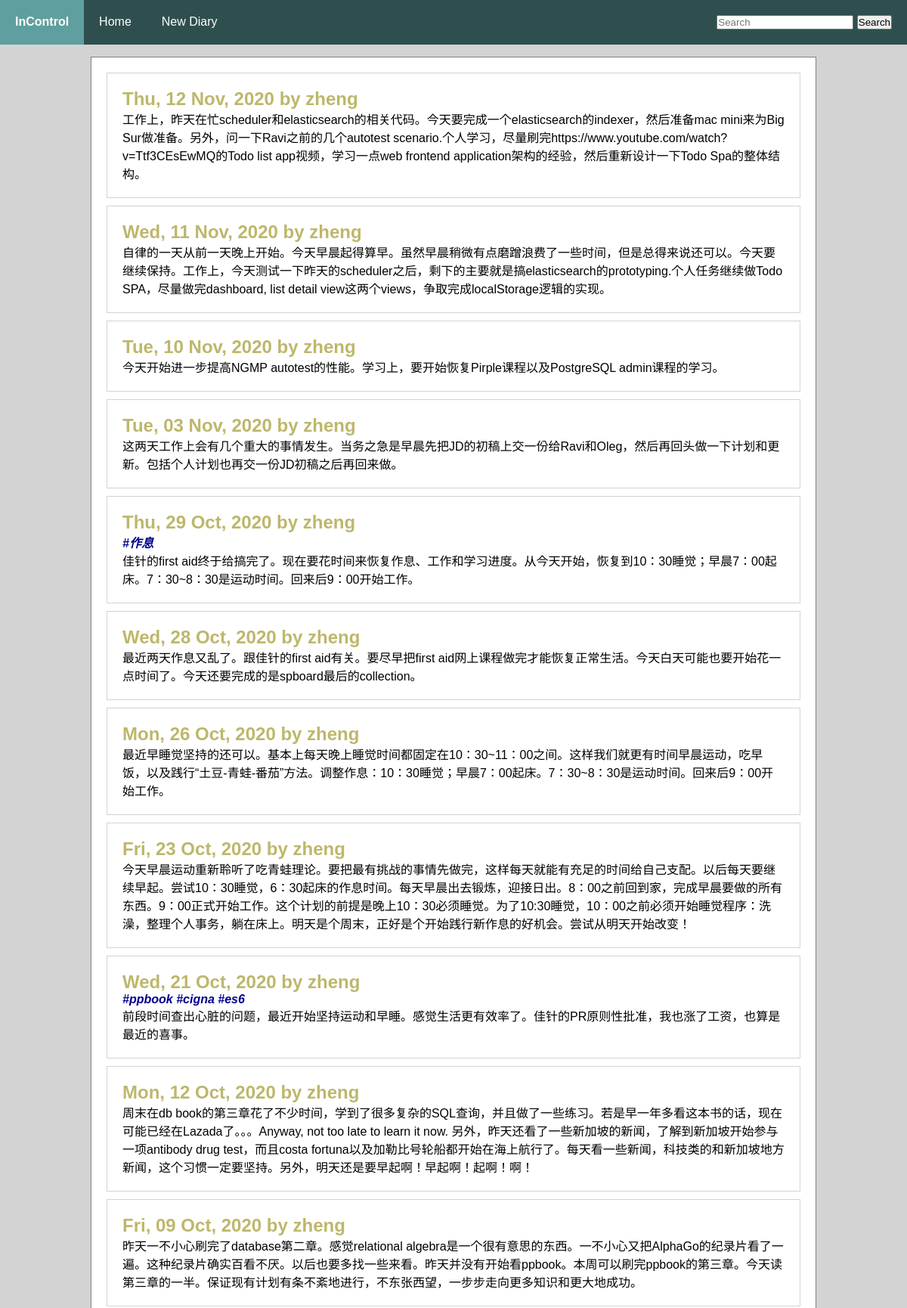
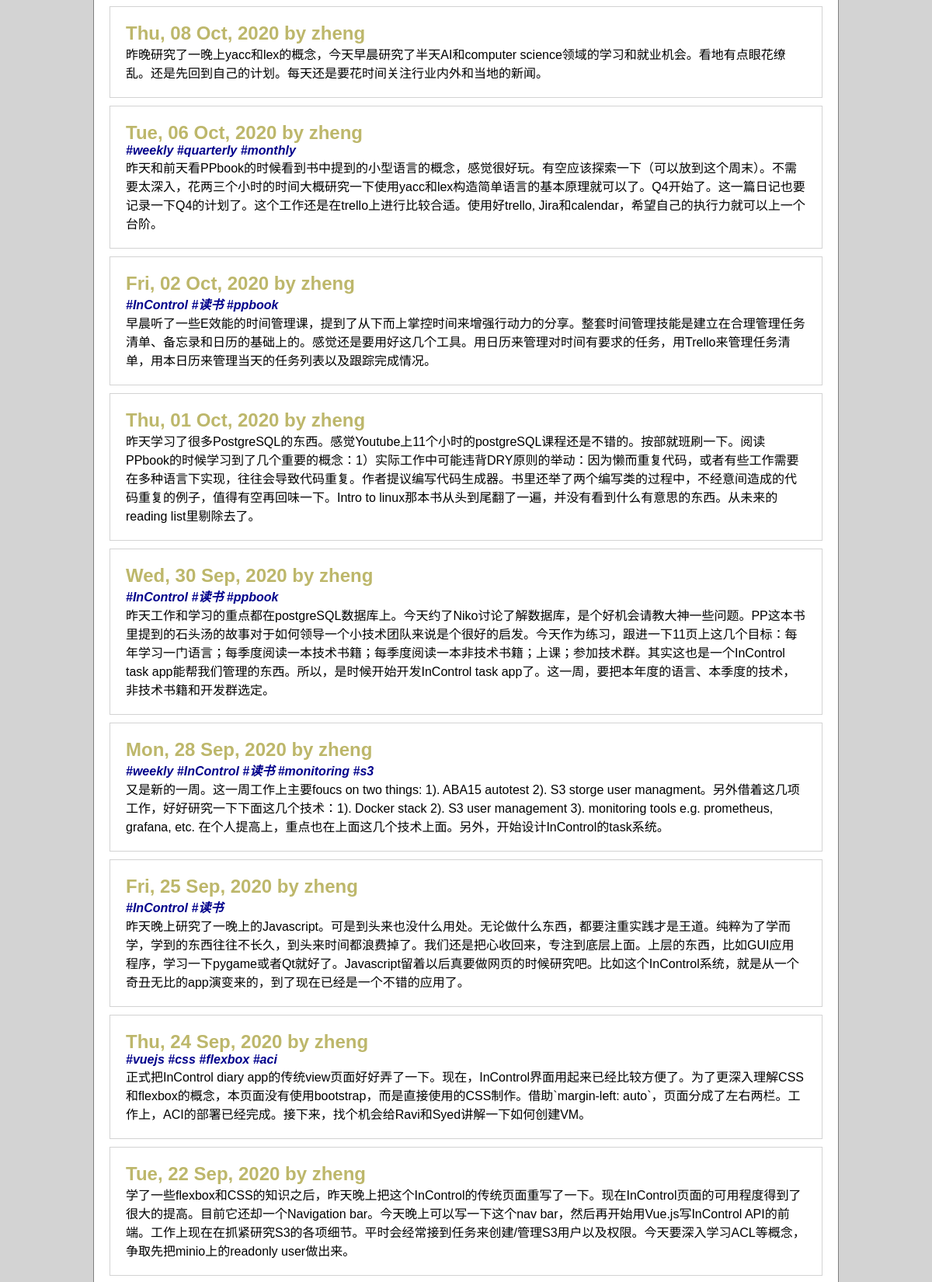
Screenshot of /diary/ (upper part) with the database file from the repository (2 pictures, top to bottom).
### diary/models.py (models this page shows, shortened)
class Diary(models.Model):
    author = models.ForeignKey(User, on_delete=models.CASCADE)
    body = models.TextField()
    created_at = models.DateTimeField(auto_now_add=True)
    updated_at = models.DateTimeField(auto_now=True)
    tags = models.ManyToManyField(Tag)
    def summary(self):
        return self.body.split('\n')[0]
    def get_tags(self):
        return list(self.tags.all())

class Tag(models.Model):
    name = models.CharField(max_length=100, unique=True)

### diary/views.py (the view)
# urls.py: path('', views.DiaryListView.as_view(), name="diary-list"),
class DiaryListView(ListView):
    model = Diary
    paginated_by = 10
    ordering = ['-created_at']

### diary/templates/diary/diary_list.html
{% extends "diary/base.html" %}
{% block content %}
{% for diary in diary_list %}
<div class="diary-list-item">
  <h2>
    <a href="{% url 'diary-detail' diary.pk  %}">{{ diary.created_at | date:"D, d M, Y"}} by {{ diary.author.username }}</a>
  </h2>
  <p>{% for tag in diary.get_tags %}<span class="tag">#{{tag.name}} </span>{% endfor %}</p>
  <p>{{ diary.summary }}</p>
</div>
{% endfor %}
{% endblock %}

### diary/templates/diary/base.html (shortened to what this page needs)
{% load static %}
<!doctype html>
<html lang="en">
  <head>
    <link rel="stylesheet" href="{% static 'diary/style.css' %}">
  </head>
  <body>
    <nav class="navbar">
      <div class="navbar-item navbar-brand">
        <a href="{% url 'index' %}">InControl</a>
      </div>
      <ul>
        <li class="navbar-item"><a href="{% url 'index' %}">Home</a></li>
        <li class="navbar-item"><a href="{% url 'diary-create' %}">New Diary</a></li>
      </ul>
      <div class="navbar-searchbox">
        <form>
          <input type="text" placeholder="Search">
          <button type="submit">Search</button>
        </form>
      </div>
    </nav>
    <main role="main" class="app">
      {% block content %}
      {% endblock %}
    </main>
  </body>
</html>

### diary/static/diary/style.css (style rules this page uses)
* { box-sizing: border-box; padding: 0; margin: 0; }
h2 { color: #BDB76B; }
body { background-color: lightgray; font-family: Arial, "Microsoft YaHei", sans-serif; }
.navbar { display: flex; flex-flow: row wrap; justify-content: flex-start; background-color: #2f4f4f; color: white; }
.navbar ul { list-style-type: none; display: contents; }
.navbar-item { padding: 20px; }
.navbar-brand { font-weight: bolder; }
.navbar-item a { text-decoration: none; color: inherit; }
.navbar-searchbox { padding: 20px; margin-left: auto; }
.app { margin: auto; border: 1px solid gray; background-color: #fff; width: 80%; height: auto; margin-top: 1em; padding: 20px; }
.diary-list-item { box-sizing: border-box; border: 1px solid lightgray; padding: 20px; margin-bottom: 10px; }
.diary-list-item a { text-decoration: none; color: inherit; }
.tag { color: darkblue; font-weight: bold; font-style: italic; }

### rows the page displays
Diary: created_at "Thu, 12 Nov, 2020", author.username "zheng", summary "工作上，昨天在忙scheduler和elasticsearch的相关代码。今天要完成一个elasticsearch的indexer，然后准备mac mini来为Big Sur做准备。另外，问一下Ravi之前的几个autotest scenario.个人学习，尽量刷完https://www.youtube.com/watch?v=Ttf3CEsEwMQ的Todo list app视频，学习一点web frontend application架构的经验，然后重新设计一下Todo Spa的整体结构。"
Diary: created_at "Wed, 11 Nov, 2020", author.username "zheng", summary "自律的一天从前一天晚上开始。今天早晨起得算早。虽然早晨稍微有点磨蹭浪费了一些时间，但是总得来说还可以。今天要继续保持。工作上，今天测试一下昨天的scheduler之后，剩下的主要就是搞elasticsearch的prototyping.个人任务继续做Todo SPA，尽量做完dashboard, list detail view这两个views，争取完成localStorage逻辑的实现。"
Diary: created_at "Tue, 10 Nov, 2020", author.username "zheng", summary "今天开始进一步提高NGMP autotest的性能。学习上，要开始恢复Pirple课程以及PostgreSQL admin课程的学习。"
Diary: created_at "Tue, 03 Nov, 2020", author.username "zheng", summary "这两天工作上会有几个重大的事情发生。当务之急是早晨先把JD的初稿上交一份给Ravi和Oleg，然后再回头做一下计划和更新。包括个人计划也再交一份JD初稿之后再回来做。"
Diary: created_at "Thu, 29 Oct, 2020", author.username "zheng", summary "佳针的first aid终于给搞完了。现在要花时间来恢复作息、工作和学习进度。从今天开始，恢复到10：30睡觉；早晨7：00起床。7：30~8：30是运动时间。回来后9：00开始工作。"
Tag: name "作息"
Diary: created_at "Wed, 28 Oct, 2020", author.username "zheng", summary "最近两天作息又乱了。跟佳针的first aid有关。要尽早把first aid网上课程做完才能恢复正常生活。今天白天可能也要开始花一点时间了。今天还要完成的是spboard最后的collection。"
Diary: created_at "Mon, 26 Oct, 2020", author.username "zheng", summary "最近早睡觉坚持的还可以。基本上每天晚上睡觉时间都固定在10：30~11：00之间。这样我们就更有时间早晨运动，吃早饭，以及践行“土豆-青蛙-番茄”方法。调整作息：10：30睡觉；早晨7：00起床。7：30~8：30是运动时间。回来后9：00开始工作。"
Diary: created_at "Fri, 23 Oct, 2020", author.username "zheng", summary "今天早晨运动重新聆听了吃青蛙理论。要把最有挑战的事情先做完，这样每天就能有充足的时间给自己支配。以后每天要继续早起。尝试10：30睡觉，6：30起床的作息时间。每天早晨出去锻炼，迎接日出。8：00之前回到家，完成早晨要做的所有东西。9：00正式开始工作。这个计划的前提是晚上10：30必须睡觉。为了10:30睡觉，10：00之前必须开始睡觉程序：洗澡，整理个人事务，躺在床上。明天是个周末，正好是个开始践行新作息的好机会。尝试从明天开始改变！"
Diary: created_at "Wed, 21 Oct, 2020", author.username "zheng", summary "前段时间查出心脏的问题，最近开始坚持运动和早睡。感觉生活更有效率了。佳针的PR原则性批准，我也涨了工资，也算是最近的喜事。"
Tag: name "ppbook"
Tag: name "cigna"
Tag: name "es6"
Diary: created_at "Mon, 12 Oct, 2020", author.username "zheng", summary "周末在db book的第三章花了不少时间，学到了很多复杂的SQL查询，并且做了一些练习。若是早一年多看这本书的话，现在可能已经在Lazada了。。。Anyway, not too late to learn it now. 另外，昨天还看了一些新加坡的新闻，了解到新加坡开始参与一项antibody drug test，而且costa fortuna以及加勒比号轮船都开始在海上航行了。每天看一些新闻，科技类的和新加坡地方新闻，这个习惯一定要坚持。另外，明天还是要早起啊！早起啊！起啊！啊！"
Diary: created_at "Fri, 09 Oct, 2020", author.username "zheng", summary "昨天一不小心刷完了database第二章。感觉relational algebra是一个很有意思的东西。一不小心又把AlphaGo的纪录片看了一遍。这种纪录片确实百看不厌。以后也要多找一些来看。昨天并没有开始看ppbook。本周可以刷完ppbook的第三章。今天读第三章的一半。保证现有计划有条不紊地进行，不东张西望，一步步走向更多知识和更大地成功。"
Diary: created_at "Thu, 08 Oct, 2020", author.username "zheng", summary "昨晚研究了一晚上yacc和lex的概念，今天早晨研究了半天AI和computer science领域的学习和就业机会。看地有点眼花缭乱。还是先回到自己的计划。每天还是要花时间关注行业内外和当地的新闻。"
Diary: created_at "Tue, 06 Oct, 2020", author.username "zheng", summary "昨天和前天看PPbook的时候看到书中提到的小型语言的概念，感觉很好玩。有空应该探索一下（可以放到这个周末）。不需要太深入，花两三个小时的时间大概研究一下使用yacc和lex构造简单语言的基本原理就可以了。Q4开始了。这一篇日记也要记录一下Q4的计划了。这个工作还是在trello上进行比较合适。使用好trello, Jira和calendar，希望自己的执行力就可以上一个台阶。"
Tag: name "weekly"
Tag: name "quarterly"
Tag: name "monthly"
Diary: created_at "Fri, 02 Oct, 2020", author.username "zheng", summary "早晨听了一些E效能的时间管理课，提到了从下而上掌控时间来增强行动力的分享。整套时间管理技能是建立在合理管理任务清单、备忘录和日历的基础上的。感觉还是要用好这几个工具。用日历来管理对时间有要求的任务，用Trello来管理任务清单，用本日历来管理当天的任务列表以及跟踪完成情况。"
Tag: name "InControl"
Tag: name "读书"
Diary: created_at "Thu, 01 Oct, 2020", author.username "zheng", summary "昨天学习了很多PostgreSQL的东西。感觉Youtube上11个小时的postgreSQL课程还是不错的。按部就班刷一下。阅读PPbook的时候学习到了几个重要的概念：1）实际工作中可能违背DRY原则的举动：因为懒而重复代码，或者有些工作需要在多种语言下实现，往往会导致代码重复。作者提议编写代码生成器。书里还举了两个编写类的过程中，不经意间造成的代码重复的例子，值得有空再回味一下。Intro to linux那本书从头到尾翻了一遍，并没有看到什么有意思的东西。从未来的reading list里剔除去了。"
Diary: created_at "Wed, 30 Sep, 2020", author.username "zheng", summary "昨天工作和学习的重点都在postgreSQL数据库上。今天约了Niko讨论了解数据库，是个好机会请教大神一些问题。PP这本书里提到的石头汤的故事对于如何领导一个小技术团队来说是个很好的启发。今天作为练习，跟进一下11页上这几个目标：每年学习一门语言；每季度阅读一本技术书籍；每季度阅读一本非技术书籍；上课；参加技术群。其实这也是一个InControl task app能帮我们管理的东西。所以，是时候开始开发InControl task app了。这一周，要把本年度的语言、本季度的技术，非技术书籍和开发群选定。"
Diary: created_at "Mon, 28 Sep, 2020", author.username "zheng", summary "又是新的一周。这一周工作上主要foucs on two things: 1). ABA15 autotest 2). S3 storge user managment。另外借着这几项工作，好好研究一下下面这几个技术：1). Docker stack 2). S3 user management 3). monitoring tools e.g. prometheus, grafana, etc. 在个人提高上，重点也在上面这几个技术上面。另外，开始设计InControl的task系统。"
Tag: name "monitoring"
Tag: name "s3"
Diary: created_at "Fri, 25 Sep, 2020", author.username "zheng", summary "昨天晚上研究了一晚上的Javascript。可是到头来也没什么用处。无论做什么东西，都要注重实践才是王道。纯粹为了学而学，学到的东西往往不长久，到头来时间都浪费掉了。我们还是把心收回来，专注到底层上面。上层的东西，比如GUI应用程序，学习一下pygame或者Qt就好了。Javascript留着以后真要做网页的时候研究吧。比如这个InControl系统，就是从一个奇丑无比的app演变来的，到了现在已经是一个不错的应用了。"
Diary: created_at "Thu, 24 Sep, 2020", author.username "zheng", summary "正式把InControl diary app的传统view页面好好弄了一下。现在，InControl界面用起来已经比较方便了。为了更深入理解CSS和flexbox的概念，本页面没有使用bootstrap，而是直接使用的CSS制作。借助`margin-left: auto`，页面分成了左右两栏。工作上，ACI的部署已经完成。接下来，找个机会给Ravi和Syed讲解一下如何创建VM。"
Tag: name "vuejs"
Tag: name "css"
Tag: name "flexbox"
Tag: name "aci"
Diary: created_at "Tue, 22 Sep, 2020", author.username "zheng", summary "学了一些flexbox和CSS的知识之后，昨天晚上把这个InControl的传统页面重写了一下。现在InControl页面的可用程度得到了很大的提高。目前它还却一个Navigation bar。今天晚上可以写一下这个nav bar，然后再开始用Vue.js写InControl API的前端。工作上现在在抓紧研究S3的各项细节。平时会经常接到任务来创建/管理S3用户以及权限。今天要深入学习ACL等概念，争取先把minio上的readonly user做出来。"
